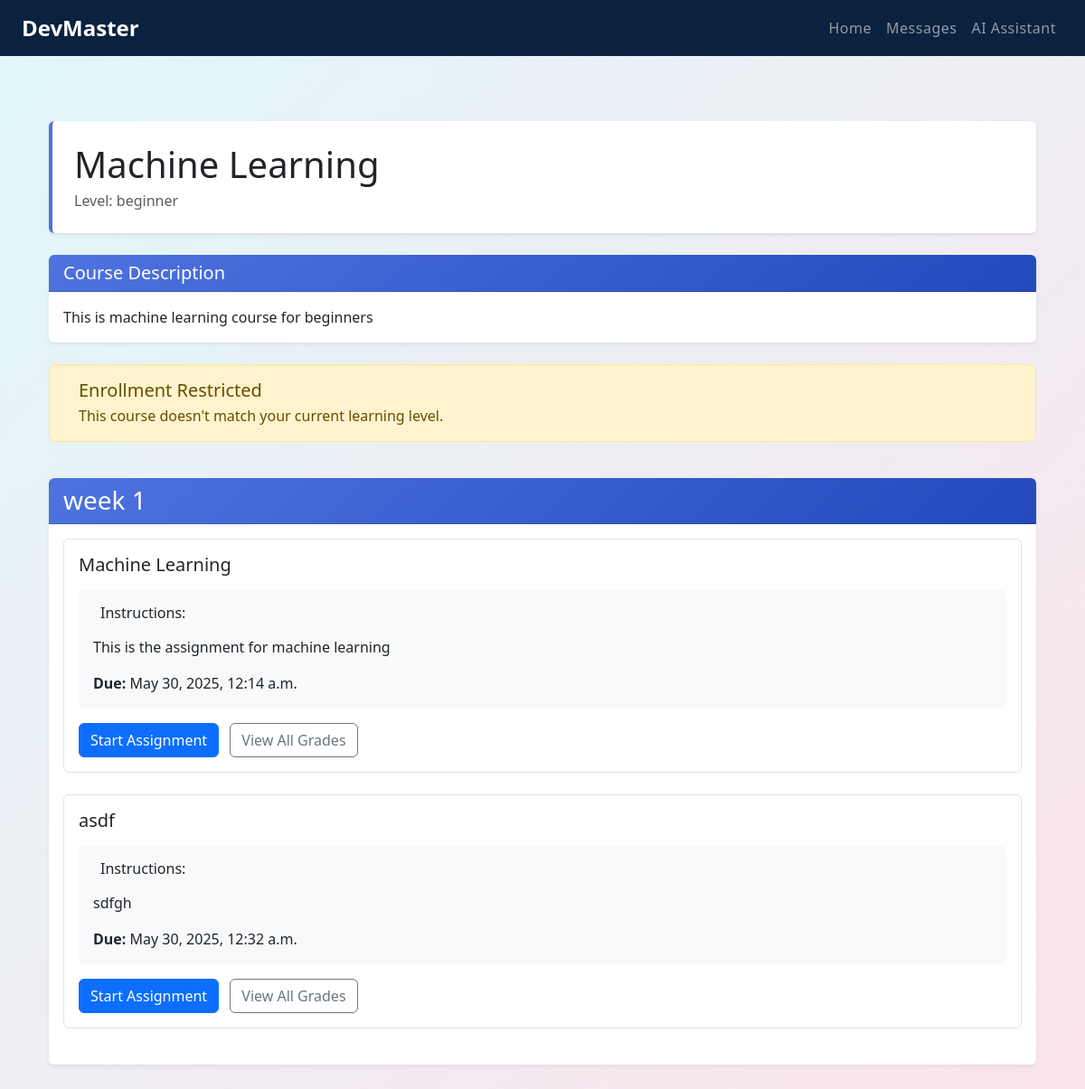
Page /student/course/1/ (signed in) on the committed database.
### users/models.py (models this page shows, shortened)
class Course(models.Model):
    title = models.CharField(max_length=100)
    description = models.TextField()
    teacher = models.ForeignKey(Teacher, on_delete=models.CASCADE, related_name='courses')
    learning_level = models.ForeignKey(LearningLevel, on_delete=models.CASCADE, related_name='courses')

class LearningLevel(models.Model):
    class LevelType(models.TextChoices):
        BEGINNER = 'beginner', 'Beginner'
        INTERMEDIATE = 'intermediate', 'Intermediate'
        ADVANCED = 'advanced', 'Advanced'
    name = models.CharField(max_length=20, choices=LevelType.choices, default=LevelType.BEGINNER) # Beginner / Intermediate / Advanced
    description = models.TextField()
    def __str__(self):
        return self.name

class CourseSection(models.Model):
    course = models.ForeignKey(Course, on_delete=models.CASCADE, related_name='sections')
    title = models.CharField(max_length=100)
    order = models.PositiveIntegerField(default=0)
    created_at = models.DateTimeField(auto_now_add=True)
    updated_at = models.DateTimeField(auto_now=True)
    class Meta:
        ordering = ['order']

class SectionContent(models.Model):
    CONTENT_TYPES = [
        ('text', 'Text'),
        ('file', 'File'),
        ('video', 'Video'),
        ('audio', 'Audio'),
        ('assignment', 'Assignment'),
        ('link', 'External Link'),
    ]
    section = models.ForeignKey(CourseSection, on_delete=models.CASCADE, related_name='contents')
    content_type = models.CharField(max_length=20, choices=CONTENT_TYPES)
    title = models.CharField(max_length=100)
    text_content = models.TextField(blank=True, null=True)
    file = models.FileField(upload_to='course_contents/', blank=True, null=True)
    video_url = models.URLField(blank=True, null=True)
    audio_file = models.FileField(upload_to='audio_contents/', blank=True, null=True)
    external_link = models.URLField(blank=True, null=True)
    assignment_instructions = models.TextField(blank=True, null=True)
    assignment_due_date = models.DateTimeField(blank=True, null=True)
    created_at = models.DateTimeField(auto_now_add=True)
    updated_at = models.DateTimeField(auto_now=True)
    order = models.PositiveIntegerField(default=0)
    description = models.TextField(blank=True, null=True)
    valid_from = models.DateField(blank=True, null=True)
    valid_to = models.DateField(blank=True, null=True)
    class Meta:
        ordering = ['order']

### users/views.py (the view, shortened to what this page needs)
# urls.py: path('student/course/<int:course_id>/', views.student_course_detail, name='student_course_detail'),
@login_required
def student_course_detail(request, course_id):
    course = get_object_or_404(Course, id=course_id)
    student = request.user.student
    is_enrolled = Enrollment.objects.filter(
        student=student,
        course=course
    ).exists()
    level_match = course.learning_level == student.learning_level
    sections = course.sections.all().order_by('order').prefetch_related('contents')
    context = {
        'course': course,
        'is_enrolled': is_enrolled,
        'can_enroll': level_match and not is_enrolled,
        'sections': sections,  # Add this line to include sections in the context
        'is_teacher': False,   # Add this to match your template's expectations
    }
    return render(request, 'users/course_detail.html', context)

### users/templates/users/course_detail.html (shortened to what this page needs)
{% extends 'base.html' %}
{% block content %}
<div class="container-fluid py-4">
    <div class="row">
        <div class="col-12">
            <div class="page-header bg-white p-4 mb-4 rounded shadow-sm">
                <div class="d-flex justify-content-between align-items-center">
                    <div>
                        <h1 class="mb-1">
                            {{ course.title }}
                        </h1>
                        <p class="text-muted mb-0">
                            Level: {{ course.learning_level }}
                        </p>
                    </div>
                </div>
            </div>
        </div>
    </div>
    <div class="row mb-4">
        <div class="col-12">
            <div class="card border-0 shadow-sm">
                <div class="card-header bg-gradient-primary text-white rounded-top">
                    <h5 class="mb-0">
                        Course Description
                    </h5>
                </div>
                <div class="card-body">
                    <p class="card-text">{{ course.description }}</p>
                </div>
            </div>
        </div>
    </div>
    {% if can_enroll %}
    <div class="row mb-4">
        <div class="col-12">
            <form method="post">
                {% csrf_token %}
                <button type="submit" class="btn btn-success px-4">
                    <i class="fas fa-sign-in-alt mr-2"></i> Enroll in this Course
                </button>
            </form>
        </div>
    </div>
    {% elif not is_teacher %}
    <div class="row mb-4">
        <div class="col-12">
            <div class="alert alert-warning d-flex align-items-center">
                <div>
                    <h5 class="alert-heading mb-1">Enrollment Restricted</h5>
                    <p class="mb-0">This course doesn't match your current learning level.</p>
                </div>
            </div>
        </div>
    </div>
    {% endif %}
    {% for section in sections %}
    <div class="row mb-4">
        <div class="col-12">
            <div class="card border-0 shadow-sm">
                <div class="card-header bg-gradient-primary text-white rounded-top d-flex justify-content-between align-items-center">
                    <h3 class="mb-0">
                        {{ section.title }}
                    </h3>
                </div>
                <div class="card-body">
                    {% for content in section.contents.all %}
                    <div class="mb-4 p-3 border rounded">
                        <div class="d-flex justify-content-between align-items-center mb-3">
                            <h5 class="mb-0">
                                {{ content.title }}
                            </h5>
                        </div>
                        {% if content.content_type == 'text' %}
                            <div class="p-3 bg-light rounded">
                                {{ content.text_content|linebreaks }}
                            </div>
                        {% elif content.content_type == 'video' %}
                            <div class="ratio ratio-16x9">
                                <iframe src="{{ content.video_url }}" allowfullscreen class="rounded"></iframe>
                            </div>
                        {% elif content.content_type == 'audio' %}
                            <audio controls class="w-100 rounded">
                                <source src="{{ content.audio_file.url }}" type="audio/mpeg">
                                Your browser does not support the audio element.
                            </audio>
                        {% elif content.content_type == 'assignment' %}
                            <div class="p-3 bg-light rounded">
                                <h6 class="d-flex align-items-center">
                                    Instructions:
                                </h6>
                                <p>{{ content.assignment_instructions|linebreaks }}</p>
                                {% if content.assignment_due_date %}
                                    <p class="mb-0"><strong>Due:</strong> {{ content.assignment_due_date }}</p>
                                {% endif %}
                            </div>
                            {% if not is_teacher %}
                                {% with submission=content.assignment.get_student_submission %}
                                    <div class="mt-3">
                                        {% if submission %}
                                            <a href="{% url 'submit_assignment' content.assignment.id %}" class="btn
                                                {% if submission.status == 'graded' %}btn-success
                                                {% elif submission.status == 'submitted' %}btn-primary
                                                {% elif submission.status == 'late' %}btn-warning
                                                {% else %}btn-secondary{% endif %}">
                                                {% if submission.status == 'graded' %}
                                                    <i class="fas fa-check"></i> Graded ({{ submission.grade }}/{{ content.assignment.max_points }})
                                                {% elif submission.status == 'submitted' %}
                                                    <i class="fas fa-paper-plane"></i> View Submission
                                                {% elif submission.status == 'late' %}
                                                    <i class="fas fa-clock"></i> View Late Submission
                                                {% else %}
                                                    <i class="fas fa-edit"></i> Continue Submission
                                                {% endif %}
                                            </a>
                                        {% else %}
                                            <a href="{% url 'submit_assignment' content.assignment.id %}" class="btn btn-primary">
                                                 Start Assignment
                                            </a>
                                        {% endif %}
                                        <a href="{% url 'view_grades' content.section.course.id %}" class="btn btn-outline-secondary ms-2">
                                             View All Grades
                                        </a>
                                    </div>
                                {% endwith %}
                            {% else %}
                                <a href="{% url 'assignment_submissions' content.assignment.id %}" class="btn btn-primary mt-3">
                                    <i class="fas fa-list-check mr-2"></i> View Submissions
                                </a>
                            {% endif %}
                        {% elif content.content_type == 'link' %}
                            <a href="{{ content.external_link }}" target="_blank" class="btn btn-outline-primary">
                                <i class="fas fa-external-link-alt mr-2"></i> Visit Link
                            </a>
                        {% endif %}
                    </div>
                    {% endfor %}
                </div>
            </div>
        </div>
    </div>
    {% endfor %}
</div>
{% endblock %}

### users/templates/base.html (style rules this page uses)
body { background: linear-gradient(to bottom right, #e0f7fa, #fce4ec); }

### users/templates/users/course_detail.html (style rules this page uses)
.bg-gradient-primary { background: linear-gradient(135deg, #4e73df 0%, #224abe 100%); }
.page-header { border-left: 4px solid #4e73df; }
.card { transition: all 0.3s ease; }
.alert { border-radius: 8px; }

### rows in the picture
Course: title "Machine Learning", learning_level "beginner", description "This is machine learning course for beginners"
CourseSection: title "week 1"
SectionContent: title "Machine Learning", assignment_instructions "This is the assignment for machine learning", assignment_due_date "May 30, 2025, 12:14 a.m."
SectionContent: title "asdf", assignment_instructions "sdfgh", assignment_due_date "May 30, 2025, 12:32 a.m."
